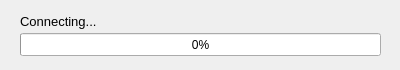
<?xml version="1.0" encoding="UTF-8"?>
<ui version="4.0">
 <class>TMDDialogBase</class>
 <widget class="QDialog" name="TMDDialogBase">
  <property name="geometry">
   <rect>
    <x>0</x>
    <y>0</y>
    <width>400</width>
    <height>70</height>
   </rect>
  </property>
  <property name="windowTitle">
   <string>TMD by GIS4Dev</string>
  </property>
  <widget class="QProgressBar" name="progressBar">
   <property name="geometry">
    <rect>
     <x>20</x>
     <y>33</y>
     <width>361</width>
     <height>23</height>
    </rect>
   </property>
   <property name="value">
    <number>0</number>
   </property>
  </widget>
  <widget class="QLabel" name="label">
   <property name="geometry">
    <rect>
     <x>20</x>
     <y>13</y>
     <width>121</width>
     <height>16</height>
    </rect>
   </property>
   <property name="font">
    <font>
     <pointsize>10</pointsize>
    </font>
   </property>
   <property name="text">
    <string>Connecting...</string>
   </property>
  </widget>
 </widget>
 <resources/>
 <connections/>
</ui>
